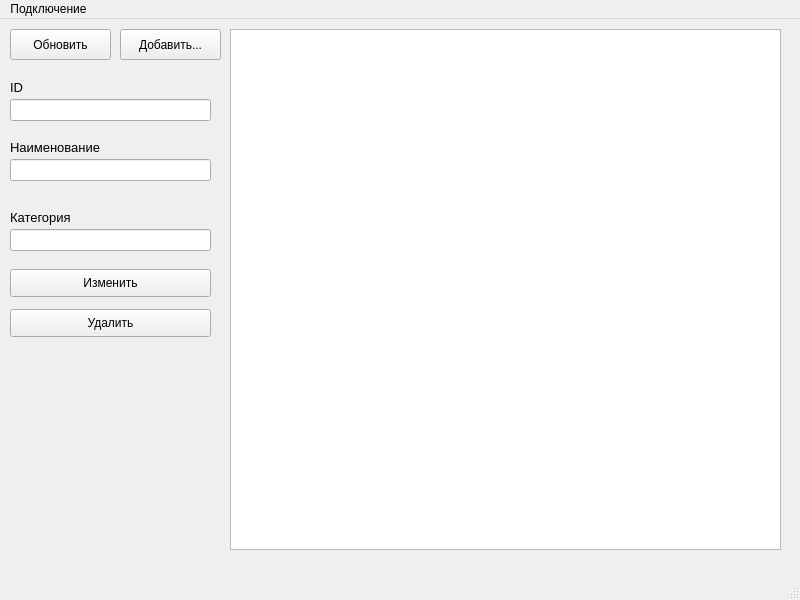
<?xml version="1.0" encoding="UTF-8"?>
<ui version="4.0">
 <class>MainWindow</class>
 <widget class="QMainWindow" name="MainWindow">
  <property name="geometry">
   <rect>
    <x>0</x>
    <y>0</y>
    <width>800</width>
    <height>600</height>
   </rect>
  </property>
  <property name="windowTitle">
   <string>MainWindow</string>
  </property>
  <widget class="QWidget" name="centralwidget">
   <widget class="QPushButton" name="reload">
    <property name="geometry">
     <rect>
      <x>10</x>
      <y>10</y>
      <width>101</width>
      <height>31</height>
     </rect>
    </property>
    <property name="text">
     <string>Обновить</string>
    </property>
   </widget>
   <widget class="QTableView" name="tableView">
    <property name="geometry">
     <rect>
      <x>230</x>
      <y>10</y>
      <width>551</width>
      <height>521</height>
     </rect>
    </property>
    <property name="selectionMode">
     <enum>QAbstractItemView::SingleSelection</enum>
    </property>
    <property name="selectionBehavior">
     <enum>QAbstractItemView::SelectRows</enum>
    </property>
   </widget>
   <widget class="QPushButton" name="add">
    <property name="geometry">
     <rect>
      <x>120</x>
      <y>10</y>
      <width>101</width>
      <height>31</height>
     </rect>
    </property>
    <property name="text">
     <string>Добавить...</string>
    </property>
   </widget>
   <widget class="QLabel" name="label">
    <property name="geometry">
     <rect>
      <x>10</x>
      <y>60</y>
      <width>55</width>
      <height>16</height>
     </rect>
    </property>
    <property name="font">
     <font>
      <pointsize>10</pointsize>
     </font>
    </property>
    <property name="text">
     <string>ID</string>
    </property>
   </widget>
   <widget class="QLineEdit" name="lineEdit">
    <property name="geometry">
     <rect>
      <x>10</x>
      <y>80</y>
      <width>201</width>
      <height>22</height>
     </rect>
    </property>
    <property name="readOnly">
     <bool>true</bool>
    </property>
   </widget>
   <widget class="QLabel" name="label_2">
    <property name="geometry">
     <rect>
      <x>10</x>
      <y>120</y>
      <width>201</width>
      <height>16</height>
     </rect>
    </property>
    <property name="font">
     <font>
      <pointsize>10</pointsize>
     </font>
    </property>
    <property name="text">
     <string>Наименование</string>
    </property>
   </widget>
   <widget class="QLineEdit" name="lineEdit_2">
    <property name="geometry">
     <rect>
      <x>10</x>
      <y>140</y>
      <width>201</width>
      <height>22</height>
     </rect>
    </property>
   </widget>
   <widget class="QLabel" name="label_3">
    <property name="geometry">
     <rect>
      <x>10</x>
      <y>190</y>
      <width>201</width>
      <height>16</height>
     </rect>
    </property>
    <property name="font">
     <font>
      <pointsize>10</pointsize>
     </font>
    </property>
    <property name="text">
     <string>Категория</string>
    </property>
   </widget>
   <widget class="QLineEdit" name="lineEdit_3">
    <property name="geometry">
     <rect>
      <x>10</x>
      <y>210</y>
      <width>201</width>
      <height>22</height>
     </rect>
    </property>
   </widget>
   <widget class="QPushButton" name="change">
    <property name="geometry">
     <rect>
      <x>10</x>
      <y>250</y>
      <width>201</width>
      <height>28</height>
     </rect>
    </property>
    <property name="text">
     <string>Изменить</string>
    </property>
   </widget>
   <widget class="QPushButton" name="delete_2">
    <property name="geometry">
     <rect>
      <x>10</x>
      <y>290</y>
      <width>201</width>
      <height>28</height>
     </rect>
    </property>
    <property name="text">
     <string>Удалить</string>
    </property>
   </widget>
  </widget>
  <widget class="QMenuBar" name="menubar">
   <property name="geometry">
    <rect>
     <x>0</x>
     <y>0</y>
     <width>800</width>
     <height>26</height>
    </rect>
   </property>
   <widget class="QMenu" name="menu">
    <property name="title">
     <string>Подключение</string>
    </property>
    <addaction name="action"/>
   </widget>
   <addaction name="menu"/>
  </widget>
  <widget class="QStatusBar" name="statusbar"/>
  <action name="action">
   <property name="text">
    <string>Подключиться к БД...</string>
   </property>
  </action>
 </widget>
 <resources/>
 <connections/>
</ui>
